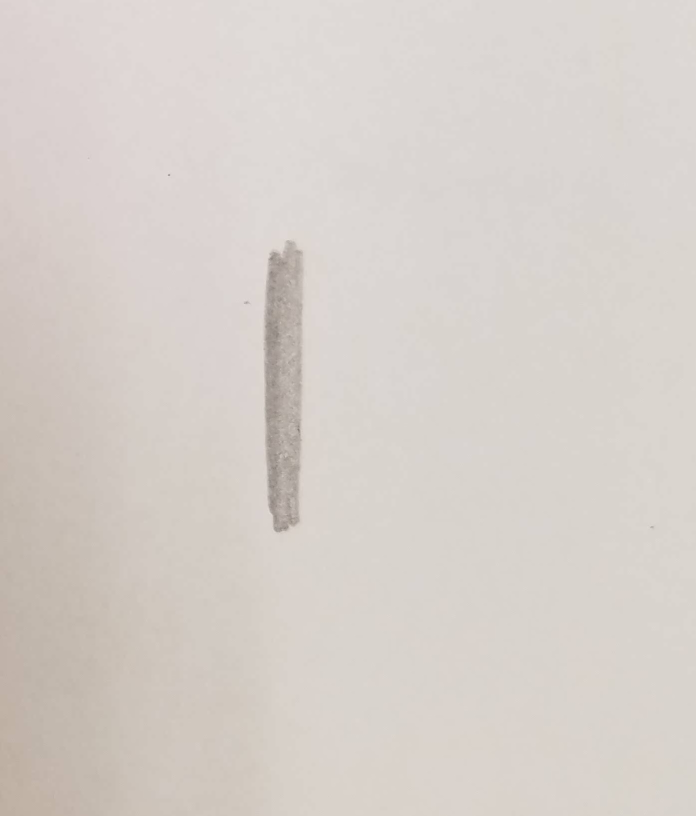
#> input picture line1.jpg, 1392 x 1632 px (shown at 1/2 size)
$ python nobg.py
#> lines starting #> are read from the running program, lines starting #| are printed output that depends on the picture
import cv2
import imutils
import numpy as np

im1 = cv2.imread("line1.jpg")
#> im1 is the input picture: shape (1632, 1392, 3); mean B, G, R 202.2, 207.6, 214.3


while True:

	im1 = imutils.resize(im1, width = 400)
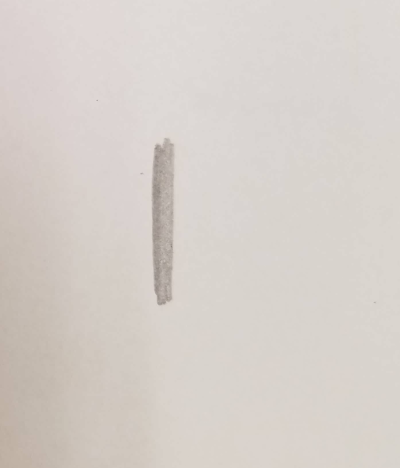
#> im1: shape (468, 400, 3); mean B, G, R 202.2, 207.6, 214.3

	gray = cv2.cvtColor(im1, cv2.COLOR_BGR2HSV)	#convert to grayscale
#> gray: shape (468, 400, 3); mean H, S, V 12.8, 14.5, 214.3
	#ret, mask = cv2.threshold(gray, 10, 100, cv2.THRESH_BINARY)

	#masked = cv2.bitwise_and(gray, gray, mask = mask)


	lower_color = np.array([0, 100, 100])
	upper_red = np.array([10, 255, 255])
	mask = cv2.inRange(gray, lower_color, upper_red)
#> mask: shape (468, 400); every value is 0
	masked = cv2.bitwise_and(gray, gray, mask=mask)
#> masked: shape (468, 400, 3); every value is 0


	cv2.imshow("result", np.hstack([gray, masked]))
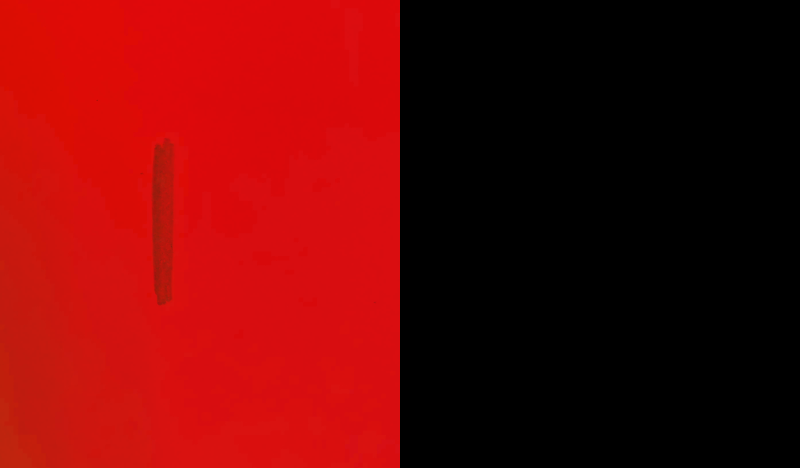
#> window 'result': shape (468, 800, 3); mean B, G, R 6.4, 7.3, 107.2

	if cv2.waitKey(1) & 0xFF == ord("q"):
#> (key q is pressed here)
		break;
cv2.destroyAllWindows()

$ run again, with nums.jpg copied over line1.jpg
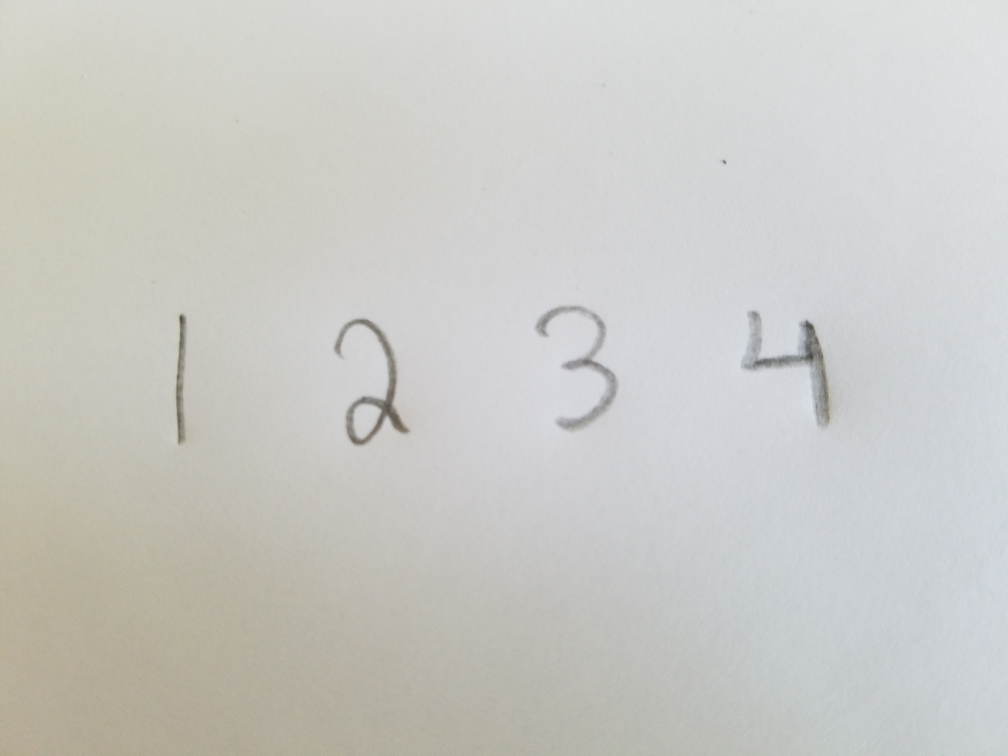
#> input picture nums.jpg, 4032 x 3024 px (shown at 1/4 size)
#> im1 is the input picture: shape (3024, 4032, 3); mean B, G, R 197.9, 201.8, 201.9
#> `im1 = imutils.resize(im1, width = 400)`:
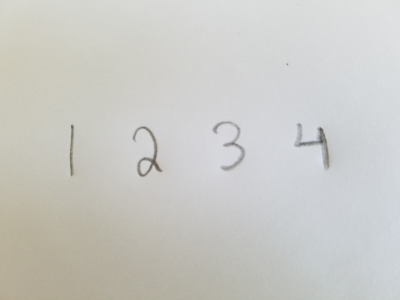
#> im1: shape (300, 400, 3); mean B, G, R 197.9, 201.8, 201.9
#> gray: shape (300, 400, 3); mean H, S, V 59.2, 11.1, 204.2
#> mask: shape (300, 400); every value is 0
#> masked: shape (300, 400, 3); every value is 0
#> `cv2.imshow("result", np.hstack([gray, masked]))`:
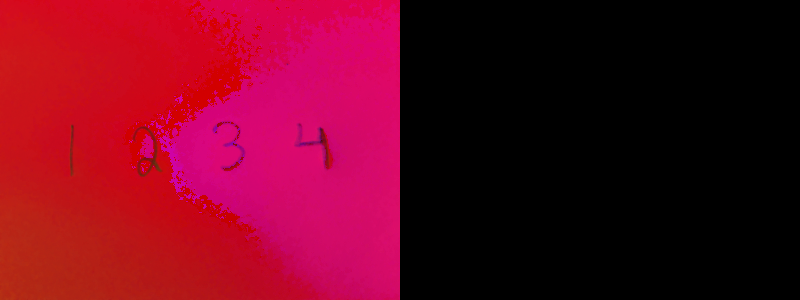
#> window 'result': shape (300, 800, 3); mean B, G, R 29.6, 5.6, 102.1

$ run again, with symb.jpg copied over line1.jpg
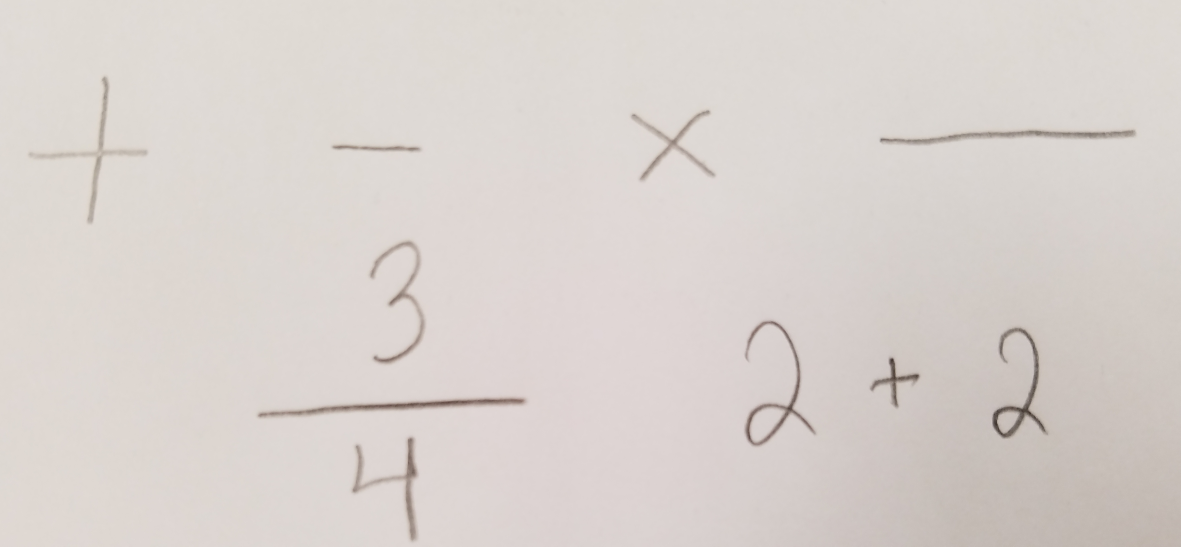
#> input picture symb.jpg, 3542 x 1639 px (shown at 1/3 size)
#> im1 is the input picture: shape (1639, 3542, 3); mean B, G, R 206.1, 210.2, 217.2
#> `im1 = imutils.resize(im1, width = 400)`:
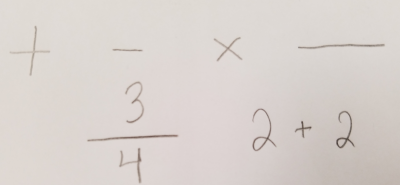
#> im1: shape (185, 400, 3); mean B, G, R 206.1, 210.2, 217.2
#> gray: shape (185, 400, 3); mean H, S, V 11.1, 13.2, 217.2
#> mask: shape (185, 400); every value is 0
#> masked: shape (185, 400, 3); every value is 0
#> `cv2.imshow("result", np.hstack([gray, masked]))`:
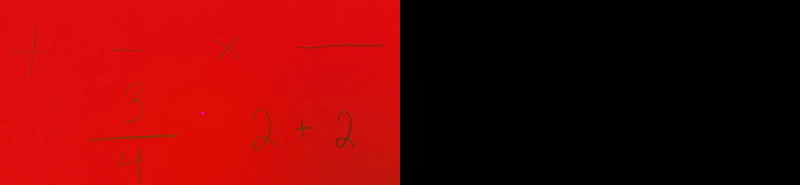
#> window 'result': shape (185, 800, 3); mean B, G, R 5.5, 6.6, 108.6
